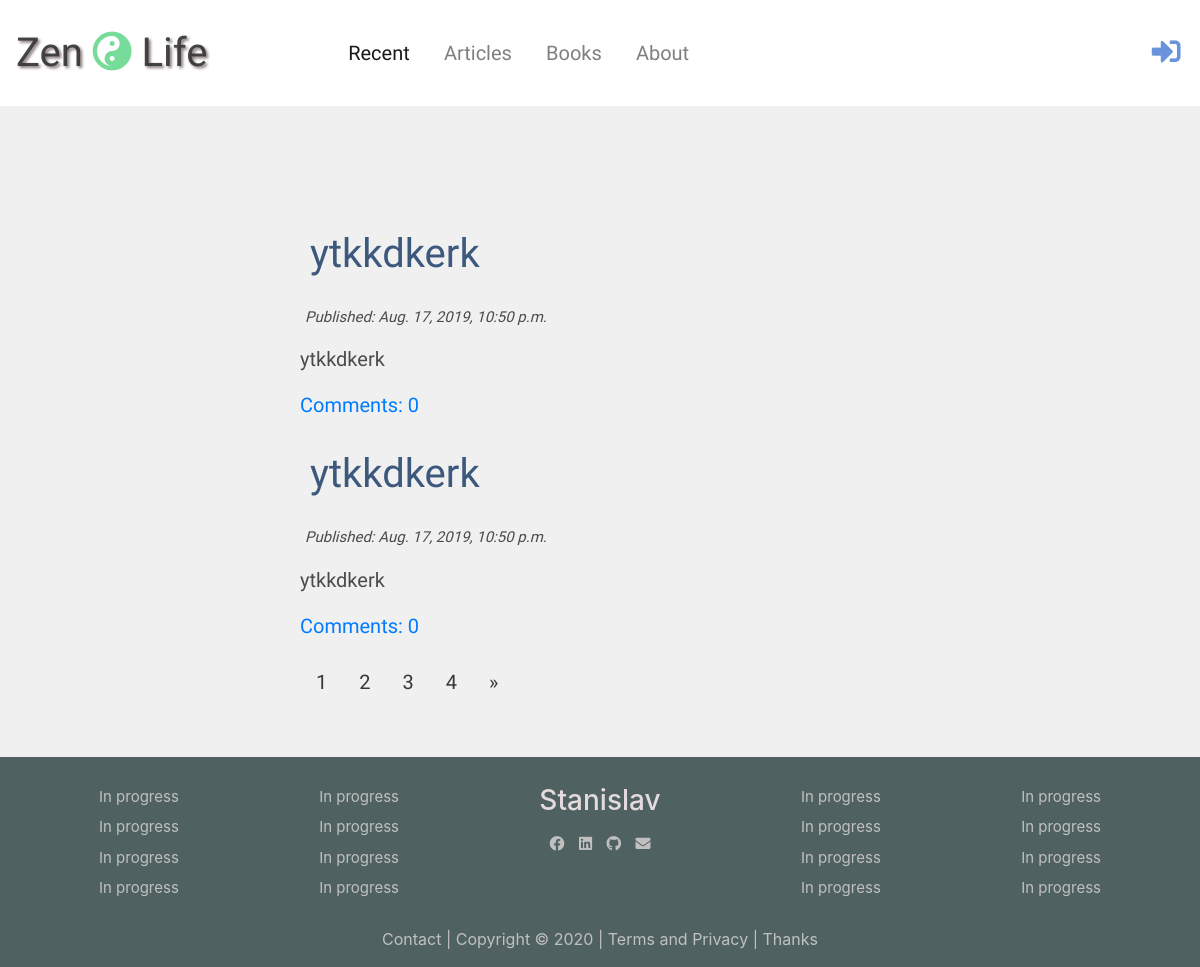
The app's page /, older data.
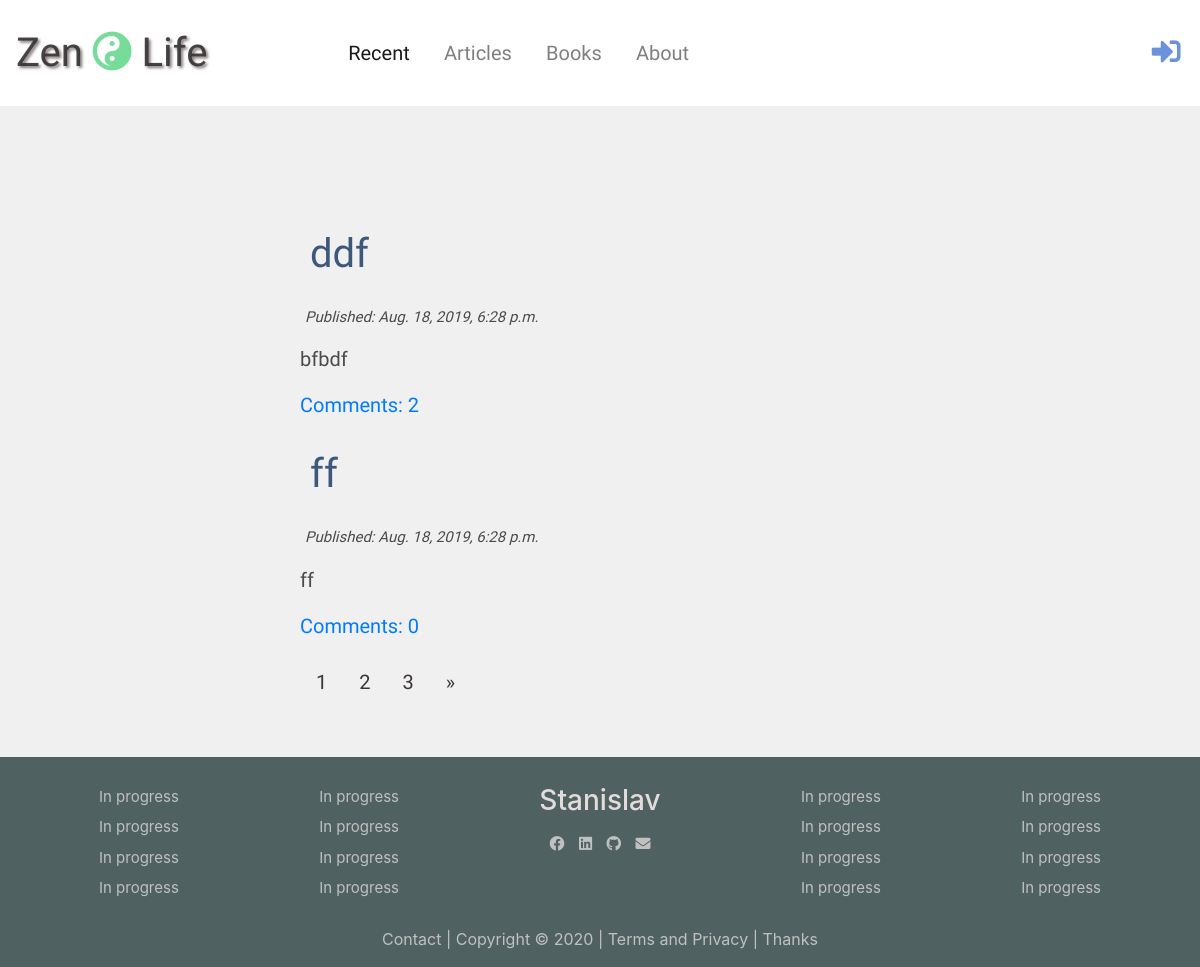
The same page, newer data.
### blogApp/models.py (models this page shows, shortened)
class Post(models.Model):
    author = models.ForeignKey('auth.User', on_delete=models.CASCADE)
    title = models.CharField(max_length=250)
    text = models.TextField()
    created_date = models.DateTimeField(default=timezone.now)
    published_date = models.DateTimeField(default=None)
    def approved_comments(self):
        return self.comments.filter(approved=True)

### blogApp/views.py (the view)
# urls.py: path('', views.post_list, name = 'post_list'),
def post_list(request):    #templates/blogApp/post_list.html but tempaltes is automatic
    all_posts = Post.objects.filter(published_date__lte=timezone.now()).order_by('-published_date')
    paginator = Paginator(all_posts, 2)
    page = request.GET.get('page')
    posts = paginator.get_page(page)
    page_range = []
    for i in range(posts.number-3, posts.number+4):
        if i >= 1 and i<= posts.paginator.num_pages:
            page_range.append(i)
    if len(page_range) < 2:
        page_range = []
    stuff_for_frontend = {'posts': posts, 'page_range':page_range}
    return render(request, 'blogApp/post_list.html', stuff_for_frontend)

### blogApp/templates/blogApp/post_list.html (shortened to what this page needs)
{% extends "blogApp/base.html" %}
{% block content %}
    {% for post in posts %}
    <div class="post-div">
        <h2><a href="{% url 'post_detail' pk=post.pk %}">{{ post.title }}</a></h3>
        <p class="time">Published: {{ post.published_date }}</p>
        <p>{{ post.text|truncatechars:400|linebreaksbr }}</p>
        <a href="{% url 'post_detail' pk=post.pk %}#comments">Comments: {{ post.approved_comments.count }}</a>
    </div>
    {% endfor %}
    <div class="pagination">
        {% for i in page_range %}
            <a href="?page={{ i }}"> {{ i }} </a>
        {% endfor %}
        {% if posts.has_next %}
            <a href="?page={{ posts.paginator.num_pages }}">&raquo;</a>
        {% endif %}
    </div>
{% endblock  %}

Row changes from the older to the newer data that the page shows:
removed Post: title "ytkkdkerk", published_date "Aug. 17, 2019, 10:50 p.m.", text "ytkkdkerk", approved_comments.count "0"
removed Post: title "ytkkdkerk", published_date "Aug. 17, 2019, 10:50 p.m.", text "ytkkdkerk", approved_comments.count "0"
added Post: title "ddf", published_date "Aug. 18, 2019, 6:28 p.m.", text "bfbdf", approved_comments.count "2"
added Post: title "ff", published_date "Aug. 18, 2019, 6:28 p.m.", text "ff", approved_comments.count "0"
Text that changed along with them:
list line gone: "4"
